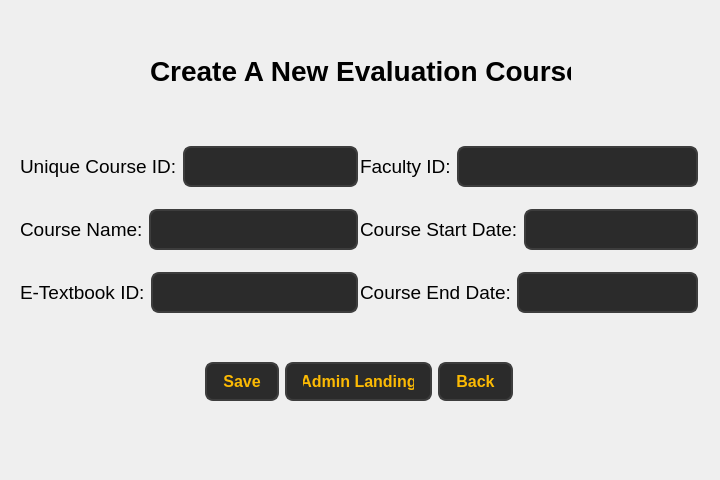
<?xml version="1.0" encoding="UTF-8"?>
<ui version="4.0">
 <class>Form</class>
 <widget class="QWidget" name="Form">
  <property name="geometry">
   <rect>
    <x>0</x>
    <y>0</y>
    <width>720</width>
    <height>480</height>
   </rect>
  </property>
  <property name="windowTitle">
   <string>Form</string>
  </property>
  <widget class="QWidget" name="layoutWidget">
   <property name="geometry">
    <rect>
     <x>20</x>
     <y>130</y>
     <width>338</width>
     <height>200</height>
    </rect>
   </property>
   <layout class="QVBoxLayout" name="verticalLayout_2">
    <item>
     <layout class="QHBoxLayout" name="horizontalLayout_8">
      <item>
       <widget class="QLabel" name="label_4">
        <property name="font">
         <font>
          <pointsize>14</pointsize>
         </font>
        </property>
        <property name="text">
         <string>Unique Course ID:</string>
        </property>
       </widget>
      </item>
      <item>
       <widget class="QLineEdit" name="lineEdit_3">
        <property name="styleSheet">
         <string notr="true">QLineEdit {
        background-color: #2b2b2b;  /* Dark background */
        color: #fcba03;  /* Text color */
        border: 2px solid #3d3d3d;  /* Border color */
        border-radius: 8px;  /* Rounded corners */
        padding: 8px;  /* Padding inside the input field */
        font-size: 16px;  /* Font size */
        font-weight: bold;  /* Bold font */
    }

    QLineEdit:hover {
        background-color: #3d3d3d;  /* Background when hovered */
        border: 2px solid #fcba03;  /* Border color when hovered */
    }

    QLineEdit:focus {
        background-color: #1a1a1a;  /* Background when focused */
        border: 2px solid #fcba03;  /* Border color when focused */
        color: #ffffff;  /* Text color when focused */
    }</string>
        </property>
       </widget>
      </item>
     </layout>
    </item>
    <item>
     <layout class="QHBoxLayout" name="horizontalLayout_7">
      <item>
       <widget class="QLabel" name="label_5">
        <property name="font">
         <font>
          <pointsize>14</pointsize>
         </font>
        </property>
        <property name="text">
         <string>Course Name:</string>
        </property>
       </widget>
      </item>
      <item>
       <widget class="QLineEdit" name="lineEdit_4">
        <property name="styleSheet">
         <string notr="true">QLineEdit {
        background-color: #2b2b2b;  /* Dark background */
        color: #fcba03;  /* Text color */
        border: 2px solid #3d3d3d;  /* Border color */
        border-radius: 8px;  /* Rounded corners */
        padding: 8px;  /* Padding inside the input field */
        font-size: 16px;  /* Font size */
        font-weight: bold;  /* Bold font */
    }

    QLineEdit:hover {
        background-color: #3d3d3d;  /* Background when hovered */
        border: 2px solid #fcba03;  /* Border color when hovered */
    }

    QLineEdit:focus {
        background-color: #1a1a1a;  /* Background when focused */
        border: 2px solid #fcba03;  /* Border color when focused */
        color: #ffffff;  /* Text color when focused */
    }</string>
        </property>
       </widget>
      </item>
     </layout>
    </item>
    <item>
     <layout class="QHBoxLayout" name="horizontalLayout_6">
      <item>
       <widget class="QLabel" name="label_6">
        <property name="font">
         <font>
          <pointsize>14</pointsize>
         </font>
        </property>
        <property name="text">
         <string>E-Textbook ID:</string>
        </property>
       </widget>
      </item>
      <item>
       <widget class="QLineEdit" name="lineEdit_5">
        <property name="styleSheet">
         <string notr="true">QLineEdit {
        background-color: #2b2b2b;  /* Dark background */
        color: #fcba03;  /* Text color */
        border: 2px solid #3d3d3d;  /* Border color */
        border-radius: 8px;  /* Rounded corners */
        padding: 8px;  /* Padding inside the input field */
        font-size: 16px;  /* Font size */
        font-weight: bold;  /* Bold font */
    }

    QLineEdit:hover {
        background-color: #3d3d3d;  /* Background when hovered */
        border: 2px solid #fcba03;  /* Border color when hovered */
    }

    QLineEdit:focus {
        background-color: #1a1a1a;  /* Background when focused */
        border: 2px solid #fcba03;  /* Border color when focused */
        color: #ffffff;  /* Text color when focused */
    }</string>
        </property>
       </widget>
      </item>
     </layout>
    </item>
   </layout>
  </widget>
  <widget class="QLabel" name="label">
   <property name="geometry">
    <rect>
     <x>150</x>
     <y>50</y>
     <width>421</width>
     <height>41</height>
    </rect>
   </property>
   <property name="font">
    <font>
     <pointsize>21</pointsize>
     <bold>true</bold>
    </font>
   </property>
   <property name="text">
    <string>Create A New Evaluation Course</string>
   </property>
  </widget>
  <widget class="QWidget" name="layoutWidget_2">
   <property name="geometry">
    <rect>
     <x>360</x>
     <y>130</y>
     <width>338</width>
     <height>200</height>
    </rect>
   </property>
   <layout class="QVBoxLayout" name="verticalLayout">
    <item>
     <layout class="QHBoxLayout" name="horizontalLayout_4">
      <item>
       <widget class="QLabel" name="label_9">
        <property name="font">
         <font>
          <pointsize>14</pointsize>
         </font>
        </property>
        <property name="text">
         <string>Faculty ID:</string>
        </property>
       </widget>
      </item>
      <item>
       <widget class="QLineEdit" name="lineEdit_6">
        <property name="styleSheet">
         <string notr="true">QLineEdit {
        background-color: #2b2b2b;  /* Dark background */
        color: #fcba03;  /* Text color */
        border: 2px solid #3d3d3d;  /* Border color */
        border-radius: 8px;  /* Rounded corners */
        padding: 8px;  /* Padding inside the input field */
        font-size: 16px;  /* Font size */
        font-weight: bold;  /* Bold font */
    }

    QLineEdit:hover {
        background-color: #3d3d3d;  /* Background when hovered */
        border: 2px solid #fcba03;  /* Border color when hovered */
    }

    QLineEdit:focus {
        background-color: #1a1a1a;  /* Background when focused */
        border: 2px solid #fcba03;  /* Border color when focused */
        color: #ffffff;  /* Text color when focused */
    }</string>
        </property>
       </widget>
      </item>
     </layout>
    </item>
    <item>
     <layout class="QHBoxLayout" name="horizontalLayout_3">
      <item>
       <widget class="QLabel" name="label_8">
        <property name="font">
         <font>
          <pointsize>14</pointsize>
         </font>
        </property>
        <property name="text">
         <string>Course Start Date:</string>
        </property>
       </widget>
      </item>
      <item>
       <widget class="QLineEdit" name="lineEdit_7">
        <property name="styleSheet">
         <string notr="true">QLineEdit {
        background-color: #2b2b2b;  /* Dark background */
        color: #fcba03;  /* Text color */
        border: 2px solid #3d3d3d;  /* Border color */
        border-radius: 8px;  /* Rounded corners */
        padding: 8px;  /* Padding inside the input field */
        font-size: 16px;  /* Font size */
        font-weight: bold;  /* Bold font */
    }

    QLineEdit:hover {
        background-color: #3d3d3d;  /* Background when hovered */
        border: 2px solid #fcba03;  /* Border color when hovered */
    }

    QLineEdit:focus {
        background-color: #1a1a1a;  /* Background when focused */
        border: 2px solid #fcba03;  /* Border color when focused */
        color: #ffffff;  /* Text color when focused */
    }</string>
        </property>
       </widget>
      </item>
     </layout>
    </item>
    <item>
     <layout class="QHBoxLayout" name="horizontalLayout_2">
      <item>
       <widget class="QLabel" name="label_7">
        <property name="font">
         <font>
          <pointsize>14</pointsize>
         </font>
        </property>
        <property name="text">
         <string>Course End Date:</string>
        </property>
       </widget>
      </item>
      <item>
       <widget class="QLineEdit" name="lineEdit_8">
        <property name="styleSheet">
         <string notr="true">QLineEdit {
        background-color: #2b2b2b;  /* Dark background */
        color: #fcba03;  /* Text color */
        border: 2px solid #3d3d3d;  /* Border color */
        border-radius: 8px;  /* Rounded corners */
        padding: 8px;  /* Padding inside the input field */
        font-size: 16px;  /* Font size */
        font-weight: bold;  /* Bold font */
    }

    QLineEdit:hover {
        background-color: #3d3d3d;  /* Background when hovered */
        border: 2px solid #fcba03;  /* Border color when hovered */
    }

    QLineEdit:focus {
        background-color: #1a1a1a;  /* Background when focused */
        border: 2px solid #fcba03;  /* Border color when focused */
        color: #ffffff;  /* Text color when focused */
    }</string>
        </property>
       </widget>
      </item>
     </layout>
    </item>
   </layout>
  </widget>
  <widget class="QWidget" name="">
   <property name="geometry">
    <rect>
     <x>205</x>
     <y>360</y>
     <width>308</width>
     <height>44</height>
    </rect>
   </property>
   <layout class="QHBoxLayout" name="horizontalLayout">
    <item>
     <widget class="QPushButton" name="pushButton">
      <property name="styleSheet">
       <string notr="true">QPushButton {
        background-color: #2b2b2b;  
        color: #fcba03;              
        border: 2px solid #3d3d3d;      
        border-radius: 8px;          
        padding: 8px 16px;            
        font-size: 16px;            
        font-weight: bold;
    
    }

    QPushButton:hover {
        background-color: #fcba03;
		 color: #000000;
        border: 2px solid #5a5a5a;    
    }

    QPushButton:pressed {
        background-color: #1a1a1a;      
        border: 2px solid #2b2b2b;      
    }</string>
      </property>
      <property name="text">
       <string>Save</string>
      </property>
     </widget>
    </item>
    <item>
     <widget class="QPushButton" name="pushButton_2">
      <property name="styleSheet">
       <string notr="true">QPushButton {
        background-color: #2b2b2b;  
        color: #fcba03;              
        border: 2px solid #3d3d3d;      
        border-radius: 8px;          
        padding: 8px 16px;            
        font-size: 16px;            
        font-weight: bold;
    
    }

    QPushButton:hover {
        background-color: #fcba03;
		 color: #000000;
        border: 2px solid #5a5a5a;    
    }

    QPushButton:pressed {
        background-color: #1a1a1a;      
        border: 2px solid #2b2b2b;      
    }</string>
      </property>
      <property name="text">
       <string>Admin Landing</string>
      </property>
     </widget>
    </item>
    <item>
     <widget class="QPushButton" name="pushButton_back">
      <property name="styleSheet">
       <string notr="true">QPushButton {
        background-color: #2b2b2b;  
        color: #fcba03;              
        border: 2px solid #3d3d3d;      
        border-radius: 8px;          
        padding: 8px 16px;            
        font-size: 16px;            
        font-weight: bold;
    
    }

    QPushButton:hover {
        background-color: #fcba03;
		 color: #000000;
        border: 2px solid #5a5a5a;    
    }

    QPushButton:pressed {
        background-color: #1a1a1a;      
        border: 2px solid #2b2b2b;      
    }</string>
      </property>
      <property name="text">
       <string>Back</string>
      </property>
     </widget>
    </item>
   </layout>
  </widget>
 </widget>
 <resources/>
 <connections/>
</ui>
